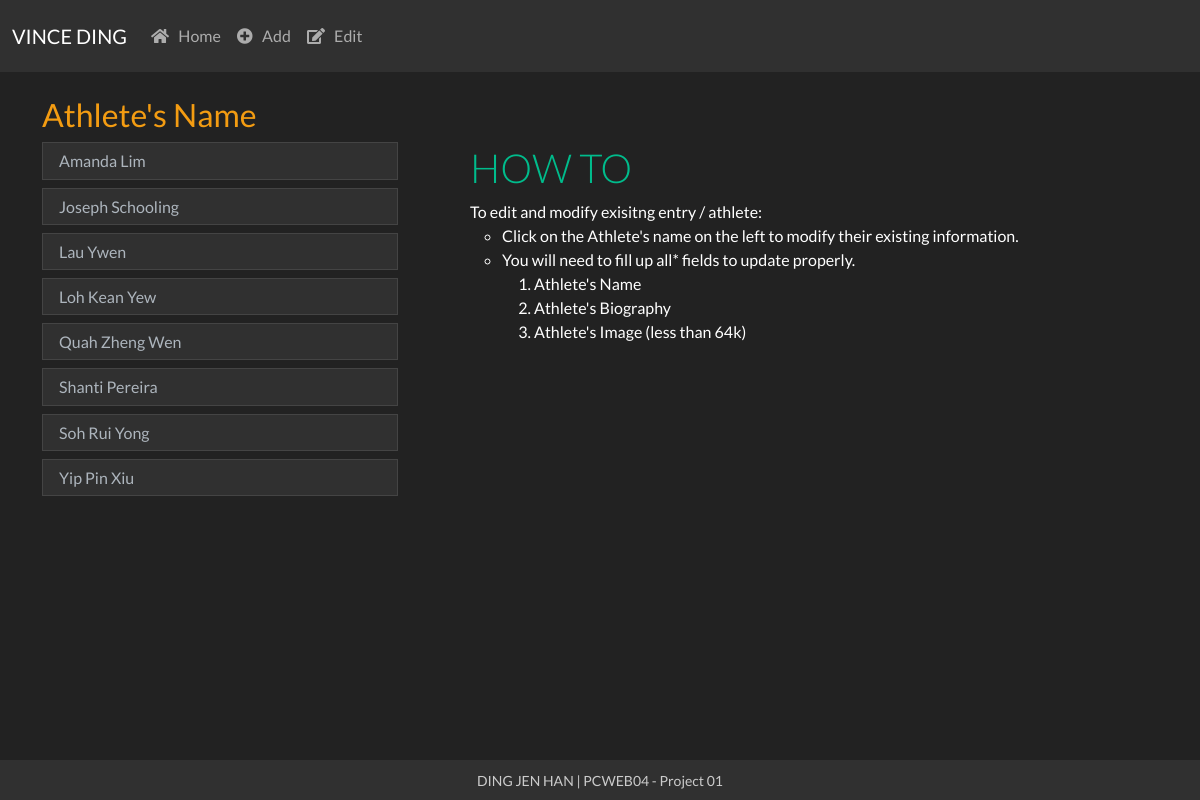
Page /edit.php on the committed database.
### tables this page shows
CREATE TABLE `players` (
  `PlayerName` varchar(50) NOT NULL,
  `Description` text DEFAULT NULL,
  `Image` blob DEFAULT NULL
);

### edit.php (the view, shortened to what this page needs)
<?php
	require "config/db.php";
?>
<?php include('inc/header.php'); ?>
<body>
	<div class = "container">
		<div class = "row">
			<div class = "col-4 text-warning mt-4 mb-4" id="pname">
				<h3>Athlete's Name</h3>
				<?php
					$query = "SELECT PlayerName FROM players";
					$result = mysqli_query($con, $query);
					while($row = mysqli_fetch_array($result)){
						$name = $row['PlayerName'];
						echo
						"
						<div class=\"list-group \" >
						<h6><a class=\"text-light list-group-item list-group-item-action btn-lg btn-dark \" style=\"text-decoration: none \"
						href='edit.php?name=$name'> $name<br></a> </h6>
						</div>
						";
					}
				?>
			</div>
			<div class = "col-8 mt-4">
				<?php
					if(isset($_GET["name"])){
					$name = $_GET["name"];
					echo '
					<div class="text-success mb-2">
					<h3 class="mt-1 ">Edit Entry</h3>
					</div>
					<form method = "post" enctype="multipart/form-data" action = "';
					echo htmlspecialchars("edit.php?name=$name");
					echo '">';
					echo '
					<div class="form-group">
					<label class="form-label ">Athlete\'s Name</label>
						<input class="form-control" value="'.$playername.'"" type="text" name="player">
					</div>
					<div class="form-group">
						<label class="form-label mt-2">Athlete\'s Biography</label>
						<textarea class="form-control" name="description" rows="8">'.$playerdesc.'</textarea>
					</div>
					<label class="form-label mt-2">Upload Athlete\'s Picture</label>
					<div class="form-group d-flex justify-content-end ">
						<input class="form-control" type="file" name="image">
					</div>
					<div class="form-group d-flex justify-content-end">
						<input class="btn btn-lg btn-outline-light mt-4 mb-3" type="submit" value="Submit" name="upload">
					</div>
					</form>';
				}
				else {
					echo
					"<div class=\"list-group p-5\" >
					<div class=\"text-success\"><h4 class=\"display-6\">HOW TO</h4></div>
					<ul class=\"list-unstyled\">
					<li>To edit and modify exisitng entry / athlete:
				<ul>
					<li>Click on the Athlete's name on the left to modify their existing information.</li>
					<li>You will need to fill up all* fields to update properly.</li>
					<ol>
						<li>Athlete's Name</li>
						<li>Athlete's Biography</li>
						<li>Athlete's Image (less than 64k)</li>
					</ol>
				</ul>
				</div>
				";
				}
				?>
				</div>
			</div>
		</div>
<?php include('inc/footer.php'); ?>

### inc/header.php (shortened to what this page needs)
<!DOCTYPE html>
<html>
<head>
    <link rel="stylesheet" type="text/css" href="https://cdn.jsdelivr.net/npm/bootswatch@5.0.1/dist/darkly/bootstrap.min.css">
    <link rel="stylesheet" href="https://use.fontawesome.com/releases/v5.6.3/css/all.css">
</head>
<body>
    <?php include('navbar.php'); ?>

### inc/navbar.php (shortened to what this page needs)
<nav class="navbar navbar-expand-lg navbar-dark bg-dark">
  <div class="container-fluid">
	<a class="navbar-brand" href=<?php echo ROOT_URL; ?>>VINCE DING</a>
    <div class="collapse navbar-collapse" id="navbarColor02">
	  <ul class="navbar-nav ">
		<li class="nav-item">
          <a class="nav-link" href=<?php echo ROOT_URL; ?>><i class="fas fa-home"></i> &nbsp; Home </a>
        </li>
        <li class="nav-item">
          <a class="nav-link" href=<?php echo ADD_URL; ?>><i class="fas fa-plus-circle"></i> &nbsp; Add </a>
        </li>
        <li class="nav-item">
          <a class="nav-link" href=<?php echo EDIT_URL; ?>><i class="fas fa-edit"></i> &nbsp; Edit </a>
        </li>
      </ul>
    </div>
</nav>

### inc/footer.php (shortened to what this page needs)
<footer class="fixed-bottom bg-dark text-muted text-center pt-2 pb-2">
        <small>DING JEN HAN | PCWEB04 - Project 01 </small>
</footer>
</body>
</html>

### rows in the picture
players: PlayerName "Amanda Lim"
players: PlayerName "Joseph Schooling"
players: PlayerName "Lau Ywen"
players: PlayerName "Loh Kean Yew"
players: PlayerName "Quah Zheng Wen"
players: PlayerName "Shanti Pereira"
players: PlayerName "Soh Rui Yong"
players: PlayerName "Yip Pin Xiu"
